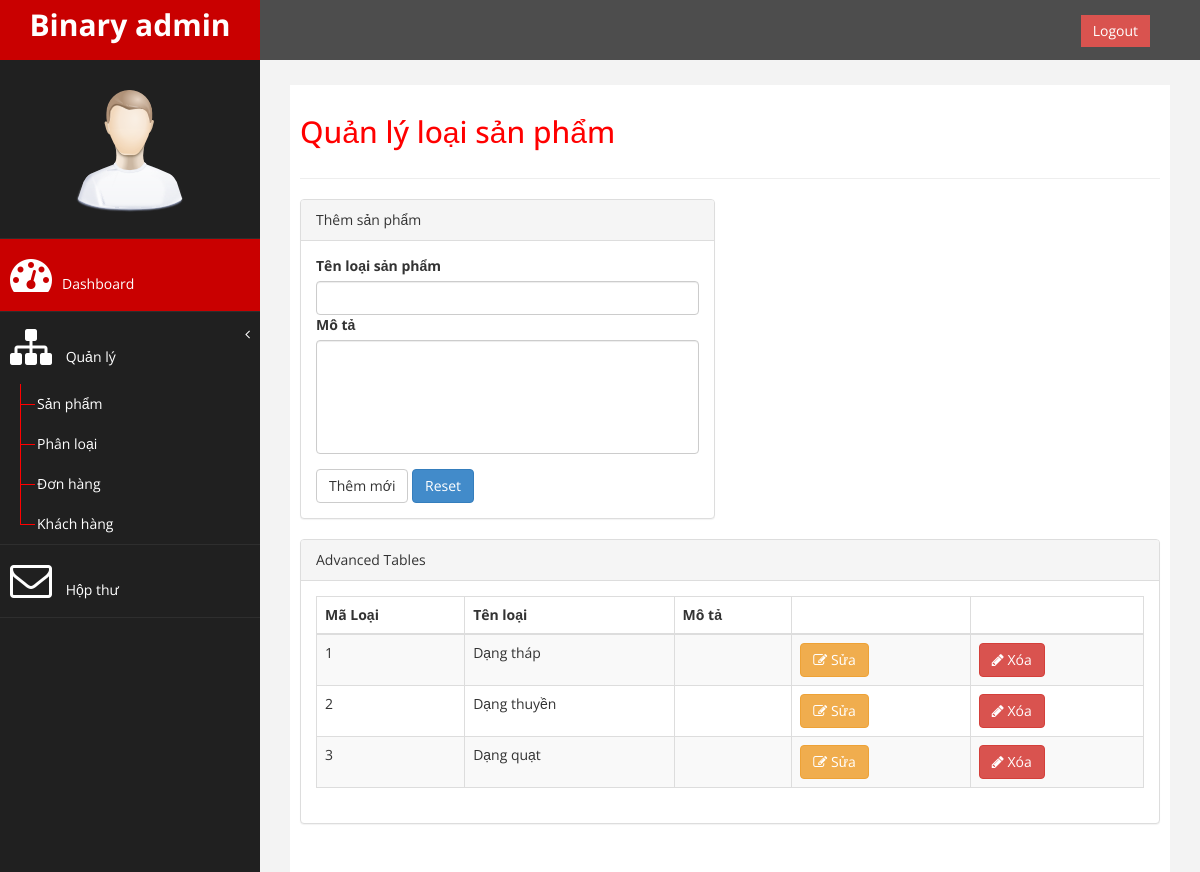
/admin/category (signed in), run on the app's committed database.
### tables this page shows
CREATE TABLE `loai` (
  `id` int(11) NOT NULL,
  `ten` varchar(30) NOT NULL,
  `moTa` text
);

### class/database.class.php (called while the page is built, shortened)
<?php
  class database {
    protected $pdo;
    function __construct(){
      $this->pdo = new PDO("mysql:host=localhost; dbname=caycanh", "root", "");
      $this->pdo->query("set names 'utf8' ");
    }
    function query($sql, $arr=array()){
      $stm = $this->pdo->prepare($sql);
  		$stm->execute($arr);
  		return $stm->fetchAll(PDO::FETCH_ASSOC);
    }
  }
 ?>

### class/category.class.php (called while the page is built, shortened)
<?php
class Category extends Database
{
  public function get100Categories($page = 0)
  {
    $categories = array();
    $rows = $this->query("SELECT * FROM loai ORDER BY id LIMIT ".($page*100).",100");
    foreach ($rows as $r ) {
      $category['id'] = $r['id'];
      $category['name'] = $r['ten'];
      $category['desc'] = $r['moTa'];
      $categories[] = $category;
    }
    return $categories;
  }
}
?>

### admin/module/category/index.php (the view)
<div id="page-inner">
<div class="row">
    <div class="col-md-12">
      <h2>Quản lý loại sản phẩm</h2>
    </div>
</div>
<hr />
<?php include ROOT.'/admin/module/category/add-form.php'; ?>
<div class="row">
    <div class="col-md-12">
        <div class="panel panel-default">
            <div class="panel-heading">
                 Advanced Tables
            </div>
            <div class="panel-body">
                <div class="table-responsive">
                    <table class="table table-striped table-bordered table-hover" id="dataTables-example">
                        <thead>
                            <tr>
                                <th>Mã Loại</th>
                                <th>Tên loại</th>
                                <th>Mô tả</th>
                                <th></th>
                                <th></th>
                            </tr>
                        </thead>
                        <tbody>
                          <?php
                            $db = new Category();
                            $categories = $db->get100Categories();
                            foreach ($categories as $c) {
                              echo '<tr><td>'.$c['id'].'</td>';
                              echo '<td>'.$c['name'].'</td>';
                              echo '<td>'.$c['desc'].'</td>';
                              echo '<td><a class="btn btn-warning" href='.SERVER_NAME.'/admin/editCategory/'.$c['id'].'><i class="fa fa-edit "></i> Sửa</a></td>';
                              echo '<td><a class="btn btn-danger" href='.SERVER_NAME.'/admin/removeCategory/'.$c['id'].'><i class="fa fa-pencil"></i> Xóa</a></td></tr>';
                            }
                          ?>
                        </tbody>
                    </table>
                </div>
            </div>
        </div>
    </div>
</div>
</div>

### admin/assets/css/custom.css (style rules this page uses)
body { font-family: 'Open Sans', sans-serif; }
#page-inner { width:100%; margin:10px 20px 10px 0px; background-color:#fff!important; padding:10px; min-height:1200px; }
h2 { color: #f00; }

### data on the page
loai: id "1", ten "Dạng tháp"
loai: id "2", ten "Dạng thuyền"
loai: id "3", ten "Dạng quạt"
